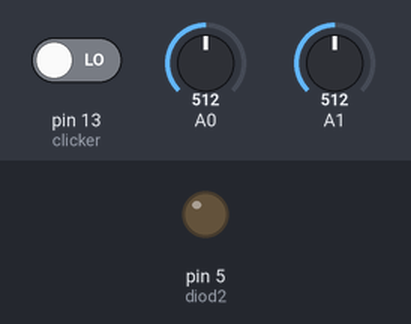
Bench run of a sketch on a simulated Arduino Uno, built with avr-gcc and run on an emulated ATmega328P. Parts: output pins drawn as LEDs (lit = HIGH). Dashed ring = blinking. Inputs (shaded band) come from the test bench; at power-on: pin 13 (clicker) LOW, A0 = 512, A1 = 512. Random numbers use the default seed unless the sketch sets one.

Above: at 1.2 s.
1.3 s: pin 13 (clicker) driven HIGH
3.2 s: A0 set to 532
5.0 s: A0 set to 558
At 5.71 s:
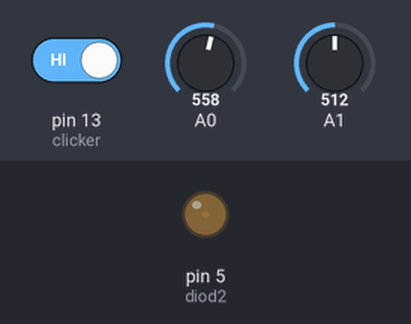
8.0 s: A1 set to 560
At 10.33 s:
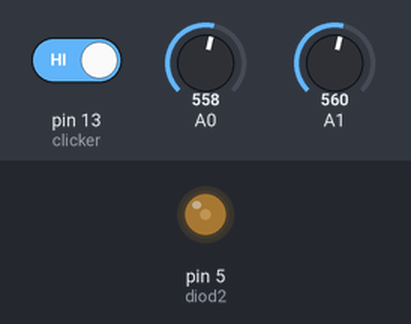
11.0 s: A1 set to 390
13.7 s: pin 13 (clicker) driven LOW
At 14.2 s:
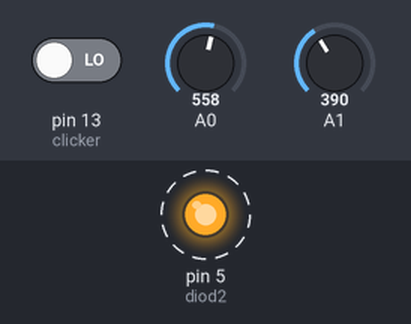
Timing chart, 0 to 17.7 s (numbered marks = the images above; inputs shaded):
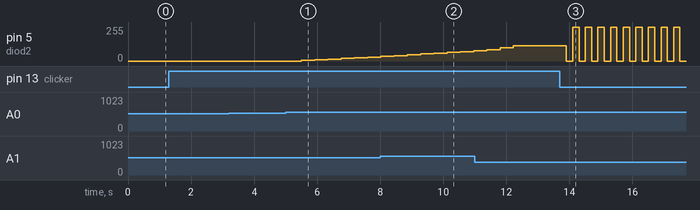

The sketch:

p8.ino
```cpp
int steakX = 0, steakY = 0, valueDiods = 0;
int diod1 = 3, diod2 = 5, diod3 = 9, diod4 = 10, diod5 = 11, migDiod = 0;
int diods[5] = {diod1, diod2, diod3, diod4, diod5};
bool firstDiodBul = true, activateBul = false, victoryBul = false;
int clicker = 13;


void setup() {
  randomSeed(analogRead(A2));
  pinMode(clicker, INPUT);
}

void miganie() {
  delay(20);
  digitalWrite(diods[migDiod], 0);
  delay(200);
  digitalWrite(diods[migDiod], 1);
  delay(200);
}

void offAllDiods() {
  digitalWrite(diod1, 0);
  digitalWrite(diod2, 0);
  digitalWrite(diod3, 0);
  digitalWrite(diod4, 0);
  digitalWrite(diod5, 0);
}

void miganieAll() {
  digitalWrite(diod1, 0);
  digitalWrite(diod2, 0);
  digitalWrite(diod3, 0);
  digitalWrite(diod4, 0);
  digitalWrite(diod5, 0);
  delay(200);
  digitalWrite(diod1, 1);
  digitalWrite(diod2, 1);
  digitalWrite(diod3, 1);
  digitalWrite(diod4, 1);
  digitalWrite(diod5, 1);
  delay(200);
}


void loop() {
  if (digitalRead(clicker) == 1) {
    activateBul = true;
  }
  if (activateBul) {
    steakX = analogRead(A0);
    steakY = analogRead(A1);
    if (firstDiodBul) {
      migDiod = random(2, 6);
      firstDiodBul = false;
    }
    miganie();

    if (steakX < 400) {
      valueDiods += 3;
    }
    else if (steakX > 550) {
      valueDiods += 5;
    }

    if (steakY < 400) {
      valueDiods += 10;
    }
    else if (steakY > 550) {
      valueDiods += 1;
    }

    if ( valueDiods > 255 * (migDiod - 1) ) {
      activateBul = false;
    }
    else if ( valueDiods > 255 * (migDiod - 2) + 125 ) {
      activateBul = false;
      victoryBul = true;
    }
    else {
      for (int i = 1; i < migDiod; i++) {
        analogWrite(diods[i], valueDiods - valueDiods * (i - 1));
      }
    }
  }


  else {
    offAllDiods();
    if (victoryBul) {
      miganieAll();
    }
  }

}
```

Measured:
- after the input at 3.2 s, every drawn part: stays the same
- after the input at 5.0 s, pin 5 (diod2): moves from 0/255 to 30/255 over 2.1 s, starting after 0.50 s
- after the input at 13.7 s, pin 5 (diod2): alternates 255/255 for 0.20 s and 0/255 for 0.20 s, starting after 0.21 s
